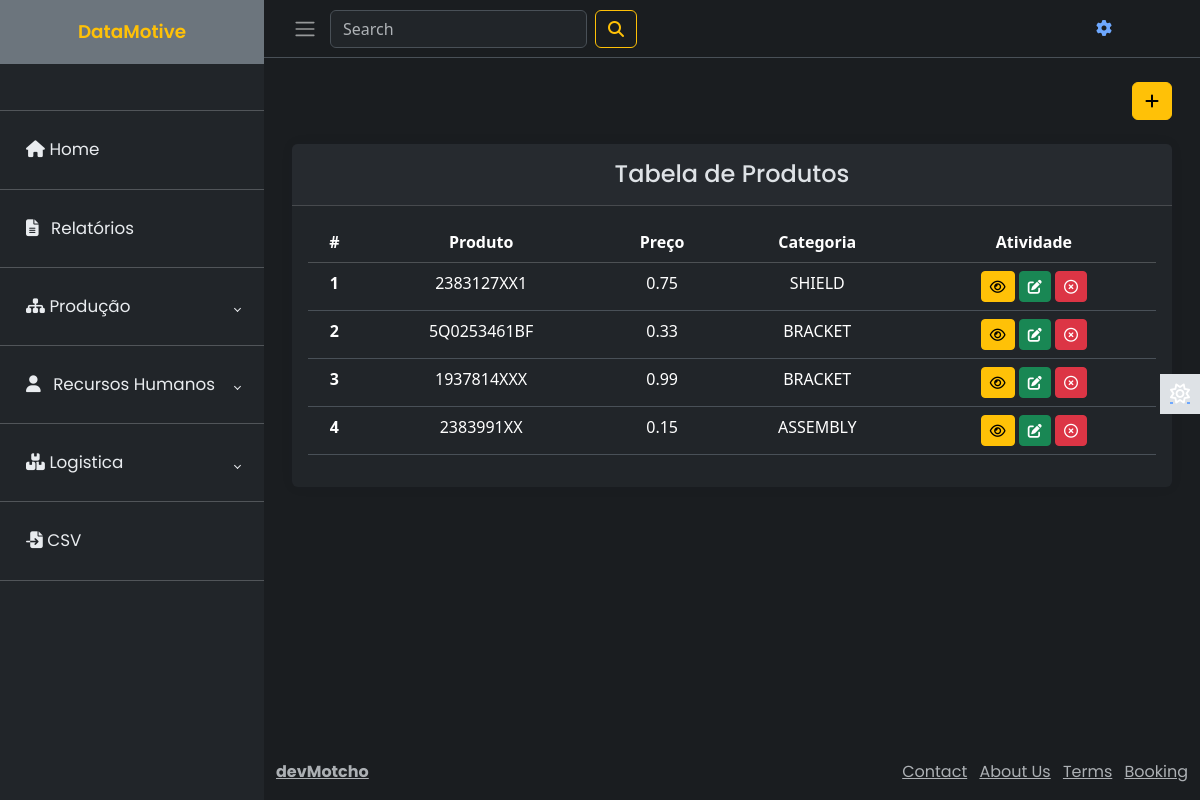
The app's page /product/ (signed in), older data.
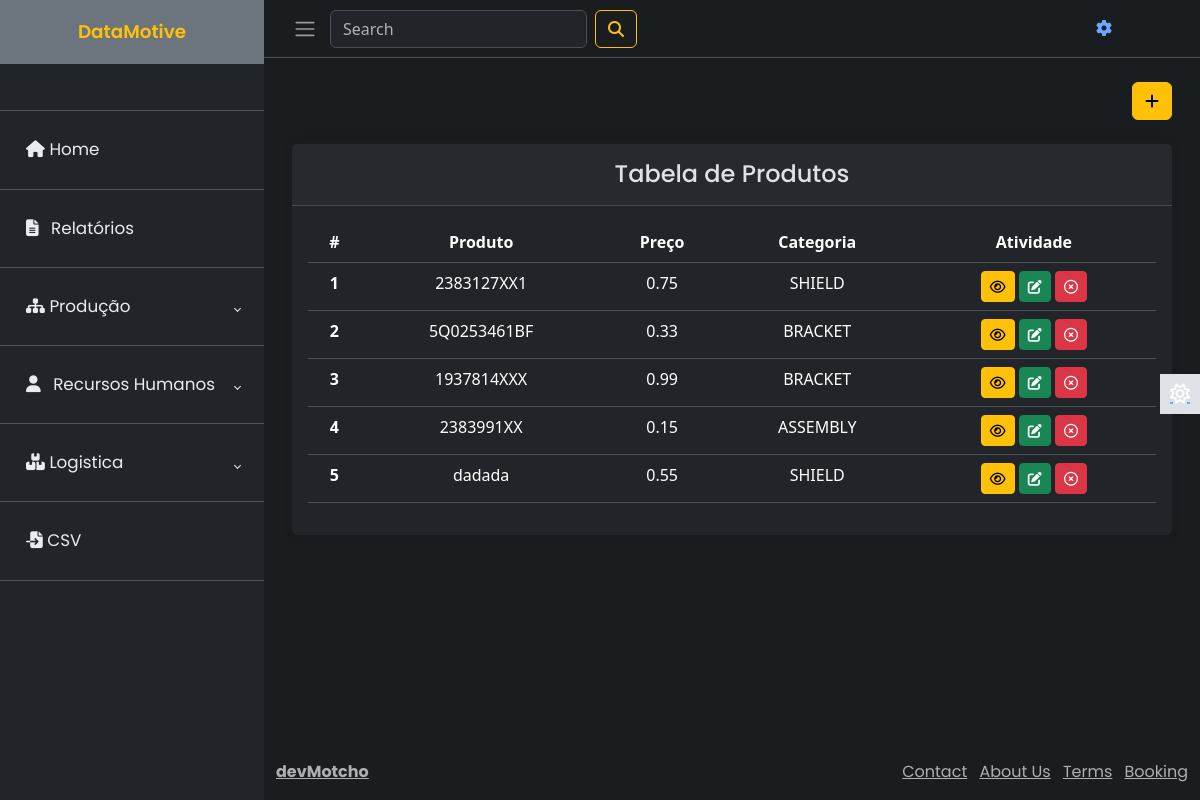
The same page, newer data.
### product/models.py (models this page shows, shortened)
class Product(models.Model):
    CATEGORY = {
    "SHIELD" : "SHIELD",
    "BRACKET" : "BRACKET",
    "ASSEMBLY" : "HANGER ASSEMBLY",
    }
    name=models.CharField(max_length=120, verbose_name='Produto')
    image=models.ImageField(upload_to='product', default='random.jpg')
    description = models.TextField(verbose_name="Descrição", default=" Sem Descrição ")
    price = models.FloatField(help_text='euros cada', verbose_name="Preço")
    category = models.CharField(max_length=20, choices=CATEGORY, blank=True, verbose_name="Categoria")
    created=models.DateTimeField(auto_now_add=True)
    updated=models.DateTimeField(auto_now=True)

### product/views.py (the view, shortened to what this page needs)
# urls.py: path('', productList, name='list'),
def productList(request):
    q = request.GET.get('q') if request.GET.get('q') is not None else ''
    products = Product.objects.filter(
        Q(name__icontains=q) |
        Q(category__icontains=q)
    )
    form = ProductForm()
    context = {
        'objects':products,
        'form':form,
    }
    return render(request, 'product/list.html', context)

### product/forms.py
class ProductForm(forms.ModelForm):
    class Meta:
        model = Product
        fields = '__all__'

### product/templates/product/list.html (shortened to what this page needs)
{% extends 'main.html' %}
{% block content %}
<main class="content px-3 py-2">
    <div class="container-fluid">
        <div class="action mb-4 text-end">
            <button type="button" class="btn btn-warning" data-bs-toggle="modal" data-bs-target="#employeeModal">
                <i class="fa-solid fa-plus"></i>
            </button>
        </div>
        <div class="card border-0">
            <div class="card-header">
                <h4 class="card-title text-center mt-2">
                    Tabela de Produtos
                </h4>
            </div>
            <div class="card-body text-center">
                <table class="table bg-white">
                    <thead class="thead-dark">
                        <tr class="table-dark">
                            <th scope="col">#</th>
                            <th scope="col">Produto</th>
                            <th scope="col"> Preço </th>
                            <th scope="col"> Categoria</th>
                            <th scope="col">Atividade</th>
                        </tr>
                    </thead>
                    <tbody>
                        {% for obj in objects %}
                        <tr>
                            <th scope="row">{{obj.id}}</th>
                            <td>{{obj.name}}</td>
                            <td>{{obj.price}}</td>
                            <td>{{obj.category}}</td>
                            <td class="text-center">
                                <a class='btn btn-warning btn-sm' href="{% url 'product:view' obj.id %}"><i
                                        class="fa-regular fa-eye"></i></a>
                                <a id="edit-btn" type='button' class='btn btn-success btn-sm edit-btn'
                                    href="{% url 'product:update' obj.id %}"><i
                                        class="fa-solid fa-pen-to-square"></i></a>
                                <a class='btn btn-danger btn-sm' href="{% url 'product:delete' obj.id %}"><i
                                        class="fa-regular fa-circle-xmark"></i></a>
                            </td>
                        </tr>
                        {% endfor %}
                    </tbody>
                </table>
            </div>
        </div>
    </div>
</main>
{% endblock content %}

Row changes from the older to the newer data that the page shows:
added Product: id "5", name "dadada", price "0.55", category "SHIELD"
